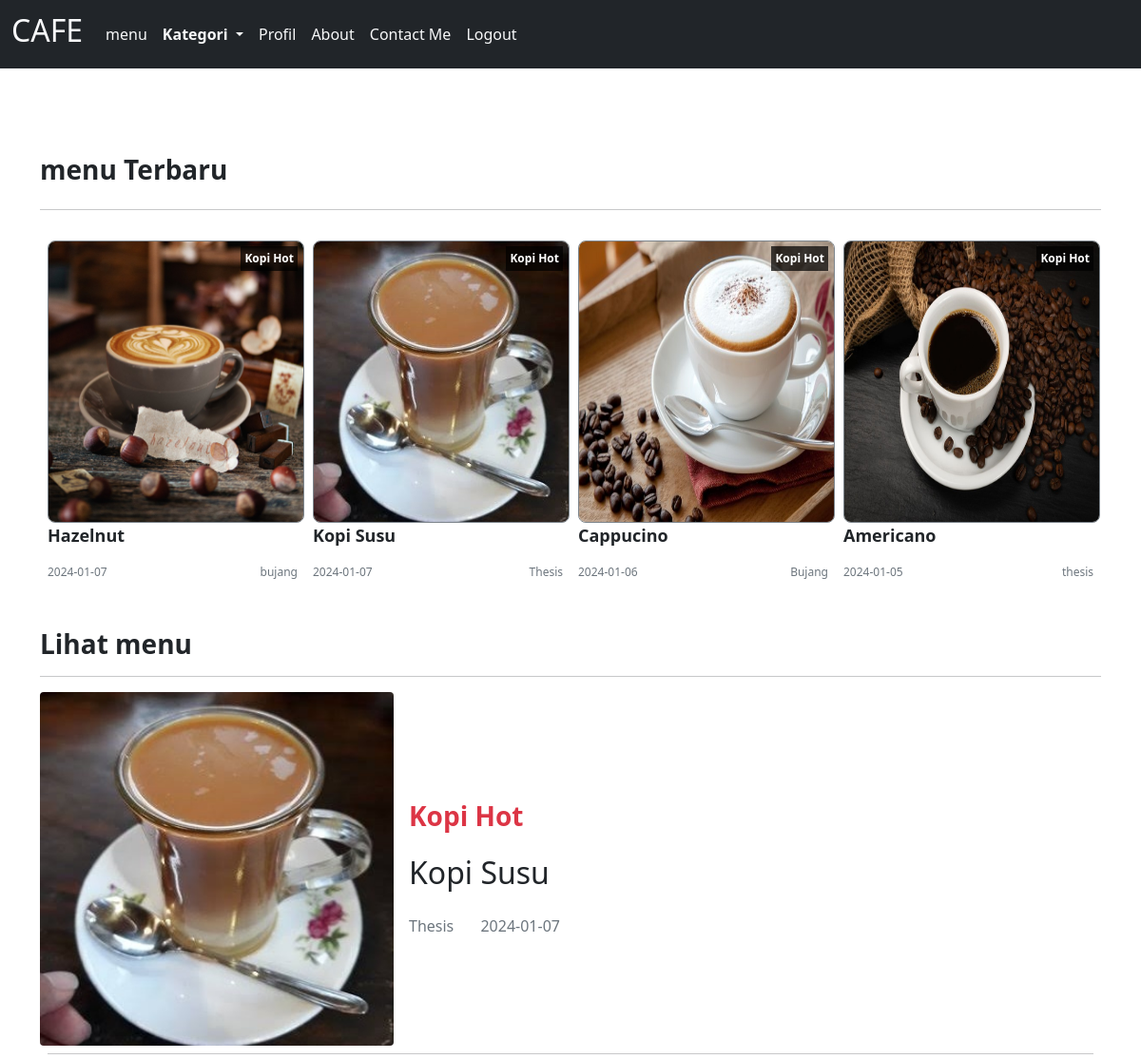
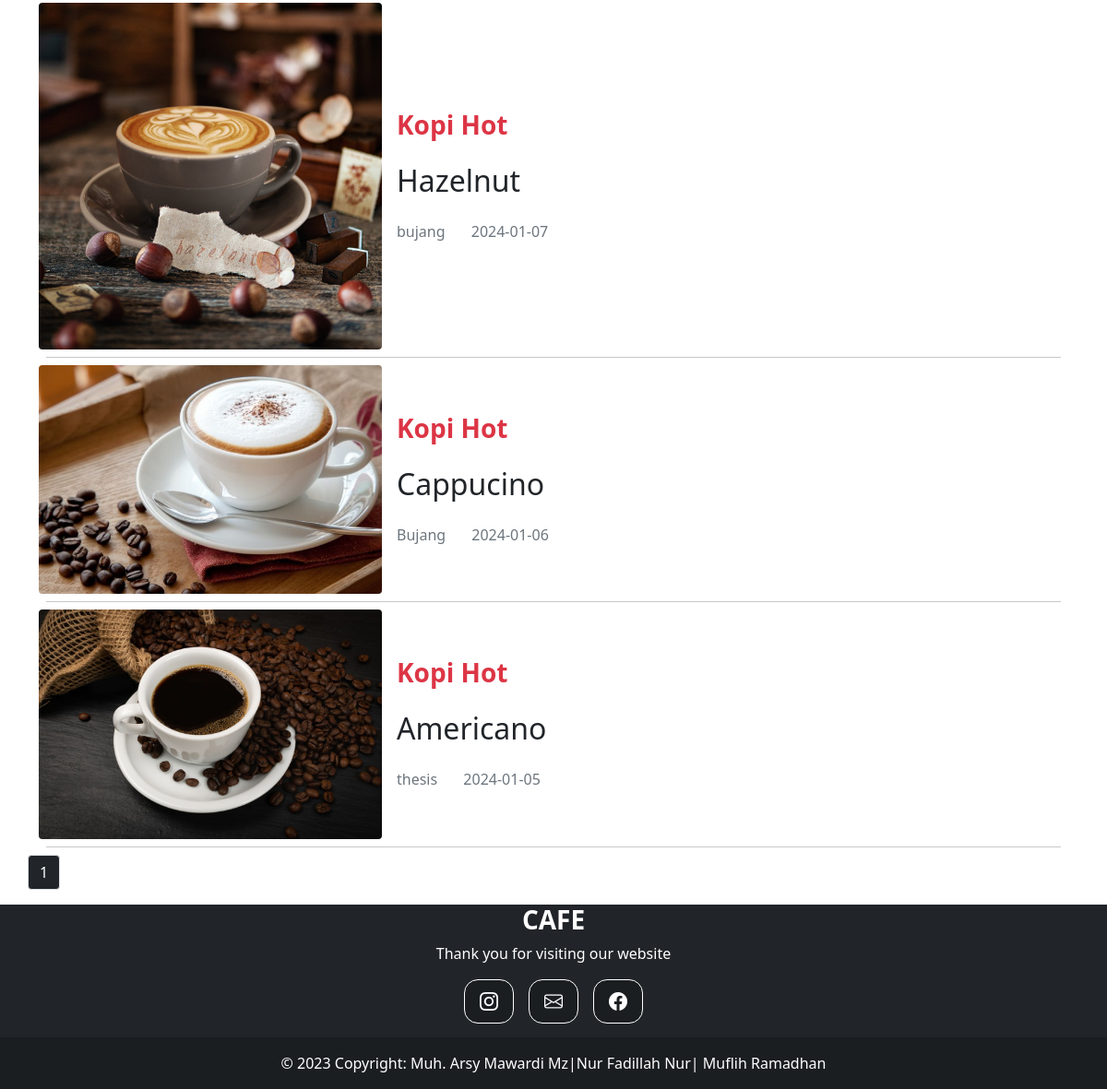
The page /kategoriKopiHotpage.php (signed in) on the database its author committed (2 pictures, top to bottom).
### tables this page shows
CREATE TABLE `menu` (
  `id_menu` int(11) NOT NULL,
  `id_kategori` int(11) NOT NULL,
  `nama_menu` varchar(255) NOT NULL,
  `nama_cafe` varchar(255) NOT NULL,
  `tgl_menu` date NOT NULL,
  `isi_menu` text NOT NULL,
  `gambar_menu` varchar(255) NOT NULL
);

CREATE TABLE `kategori` (
  `id_kategori` int(11) NOT NULL,
  `nama_kategori` varchar(255) NOT NULL
);

### kategoriKopiHotpage.php (the view, shortened to what this page needs)
<?php
        include "koneksi.php";
        $id="Kopi Hot";
        $limit = 5;
          if (isset($_GET["page"])) {
	          $page  = $_GET["page"];
	        }
      	  else{
	          $page=1;
	        };
        $start_from = ($page-1) * $limit;
?>
<!DOCTYPE html>
<html lang="en">
<head>
     <link rel="stylesheet" href="css/bootstrap.min.css">
     <link rel="stylesheet" href="css/bootstrap.css">
     <link rel="stylesheet" href="assets/style/style.css">
     <link rel="stylesheet" href="https://cdn.jsdelivr.net/npm/bootstrap-icons@1.8.1/font/bootstrap-icons.css">
</head>
<body>
<nav class="navbar navbar-expand-lg navbar-light bg-dark ">
        <div class="container-fluid">
          <a class="navbar-brand text-light" href="#"><h2>CAFE</h2></a>
          <div class="collapse navbar-collapse" id="navbarNav">
            <ul class="navbar-nav justify-content-center">
              <li class="nav-item">
                <a class="nav-link text-light" href="user/indexuser.php">menu</a>
              </li>
              <li class="nav-item dropdown">
               <a class="nav-link dropdown-toggle nav-link text-light fw-bold" href="#" id="navbarDropdownMenuLink" role="button" data-bs-toggle="dropdown" aria-expanded="false">
               Kategori
          </a>
              </li>
              <li class="nav-item">
                <a class="nav-link text-light" href="user/indexprofil.php">Profil</a>
              </li>
              <li class="nav-item">
                <a class="nav-link text-light" href="aboutpage.php">About</a>
              </li>
              <li class="nav-item">
                <a class="nav-link text-light" href="contactpage.php">Contact Me</a>
              </li>
              <li class="nav-item">
                <a class="nav-link text-light" href="logout.php">Logout</a>
              </li>
            </ul>
          </div>
        </div>
      </nav>
    <section id="content">
    <div class="container" style="margin-top:50px;">
    <div class="d-flex justify-content-between">
      <h3 class="fw-bold">menu Terbaru</h3>
      </div>
      <hr>
    <div class="row row-cols-1 row-cols-md-3 row-cols-2 row-cols-lg-4 g-4 g-lg-3 m-0 w-100">
        <?php
            $query= $koneksi->query("SELECT * FROM menu INNER JOIN kategori ON menu.id_kategori=kategori.id_kategori WHERE nama_kategori='$id' ORDER BY tgl_menu DESC LIMIT 4");
            while ($data=mysqli_fetch_array($query))  {
        ?>
                <div class="col">
                    <div class="card border-0 h-100 mb-2 mb-md-4">
                        <span class="label-category p-1"><?=$data['nama_kategori']?></span>
                        <img src="images/<?=$data['gambar_menu']?>" alt="" class="thumbnail-latets" style="height:100%">
                        <div class="card-body p-0">
                            <p class="card-title-latets mb-2 mb-md-3 multi-line-truncate"><?=$data['nama_menu']?></p>
                            <div class="d-flex justify-content-between">
                                <small class="text-muted"><?= $data['tgl_menu']?></small>
                                <small class="text-muted"><?= $data['nama_cafe']?></small>
                            </div>
                        </div>
                    </div>
                </div>
                <?php
            }
                ?>
    </div>
             <div id="content-CAFE" class="row" style="margin-top:50px;">
                <div class="col-12 col-md-12">
                    <h3 class="fw-bold">Lihat menu</h3>
                    <hr>
                     <?php
                      $result = mysqli_query($koneksi,"SELECT * FROM menu INNER JOIN kategori ON menu.id_kategori=kategori.id_kategori WHERE nama_kategori='$id' ORDER BY id_menu DESC LIMIT $start_from, $limit");
                      while ($data=mysqli_fetch_array($result))  {
                      ?>
                      <div class="card border-0 w-100">
                          <div class="row g-0 align-items-center">
                            <div class="col-md-4 col-4 position-relative">
                                <img src="images/<?=$data['gambar_menu']?>" class="img-fluid rounded my-auto" style="width:400px; heigth:100%;">
                            </div>
                            <div class="col-md-8 col-8">
                                <div class="card-body p-2 p-md-3">
                                    <h3 class="text-danger fw-bold list-label"><?=$data['nama_kategori']?></h3>
                                    <h2 class="card-title multi-line-truncate list-judul my-lg-4"><?=$data['nama_menu']?></h2>
                                    <large class="text-muted penulis me-4"><?=$data['nama_cafe']?></large>
                                    <large class="text-muted"><?=$data['tgl_menu']?></large>
                                </div>
                            </div>
                         </div>
                        <hr class="m-2">
                    </div>
                      <?php
        }
        ?>
</div>
<?php
$result_db = mysqli_query($koneksi,"SELECT COUNT(*) as jumlah FROM menu WHERE id_kategori ='1'");
$row_db = mysqli_fetch_row($result_db);
$total_records = $row_db[0];
$total_pages = ceil($total_records / $limit);
$pagLink = "<ul class='pagination'>";
for ($i=1; $i<=$total_pages; $i++) {
              $pagLink .= "<li class='page-item'><a class='page-link bg-dark text-white' href='kategoriKopi Hotpage.php?page=".$i."'>".$i."</a></li>";
}
echo $pagLink . "</ul>";
?>
            </div>
</div>
<?php
include "footer.php";
?>
    </body>
    </html>

### assets/style/style.css (style rules this page uses)
section#content { margin-top: 90px; }
small { font-size: 12px; }
.thumbnail-latets { width: 270px; height: 176px; border-radius: 8px; border: 1px solid #7D858C; }
.label-category { position: absolute; top: 6px; right: 0; font-weight: bold; background-color: rgba(0, 0, 0, .7); color: white; font-size: 12px; }
.card-title-latets { font-size: 18px; font-weight: bold; }
.multi-line-truncate { display: -webkit-box; -webkit-box-orient: vertical; -webkit-line-clamp: 2; overflow: hidden; }

### rows shown on the page
menu: id_kategori.nama_kategori "Kopi Hot", gambar_menu (picture), nama_menu "Hazelnut", tgl_menu "2024-01-07", nama_cafe "bujang"
menu: id_kategori.nama_kategori "Kopi Hot", gambar_menu (picture), nama_menu "Kopi Susu", tgl_menu "2024-01-07", nama_cafe "Thesis"
menu: id_kategori.nama_kategori "Kopi Hot", gambar_menu (picture), nama_menu "Cappucino", tgl_menu "2024-01-06", nama_cafe "Bujang"
menu: id_kategori.nama_kategori "Kopi Hot", gambar_menu (picture), nama_menu "Americano", tgl_menu "2024-01-05", nama_cafe "thesis"
